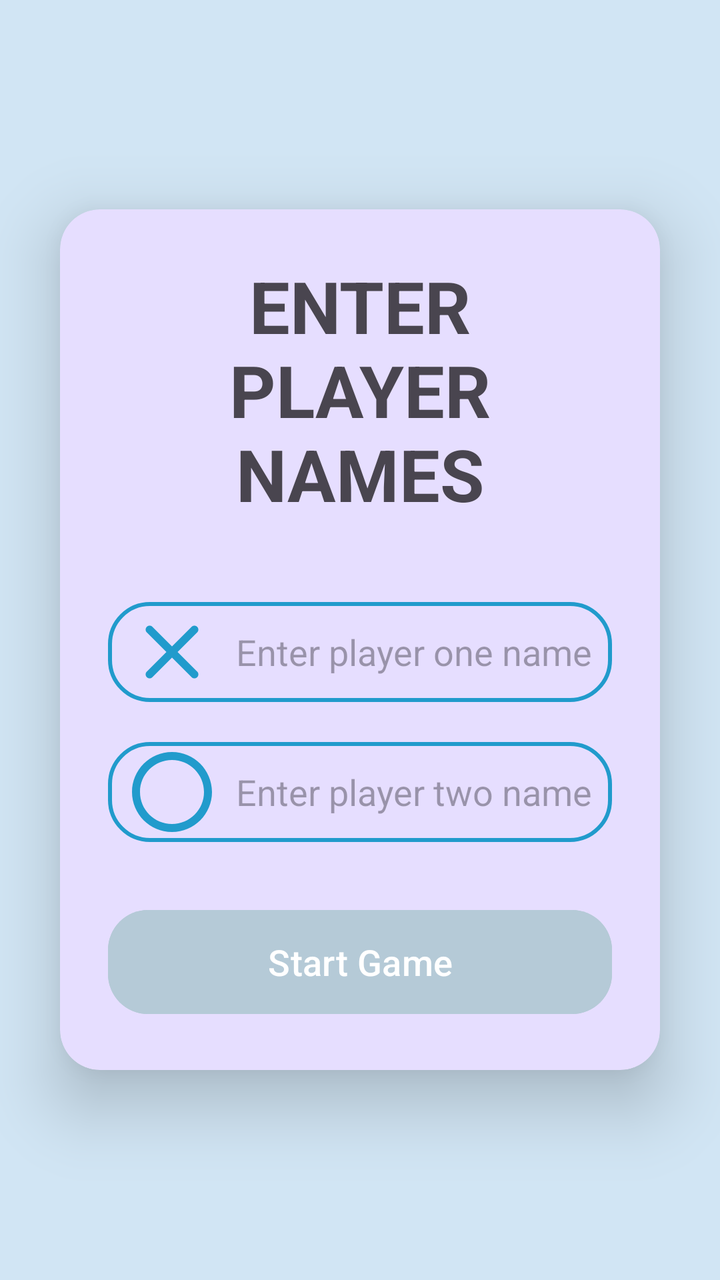
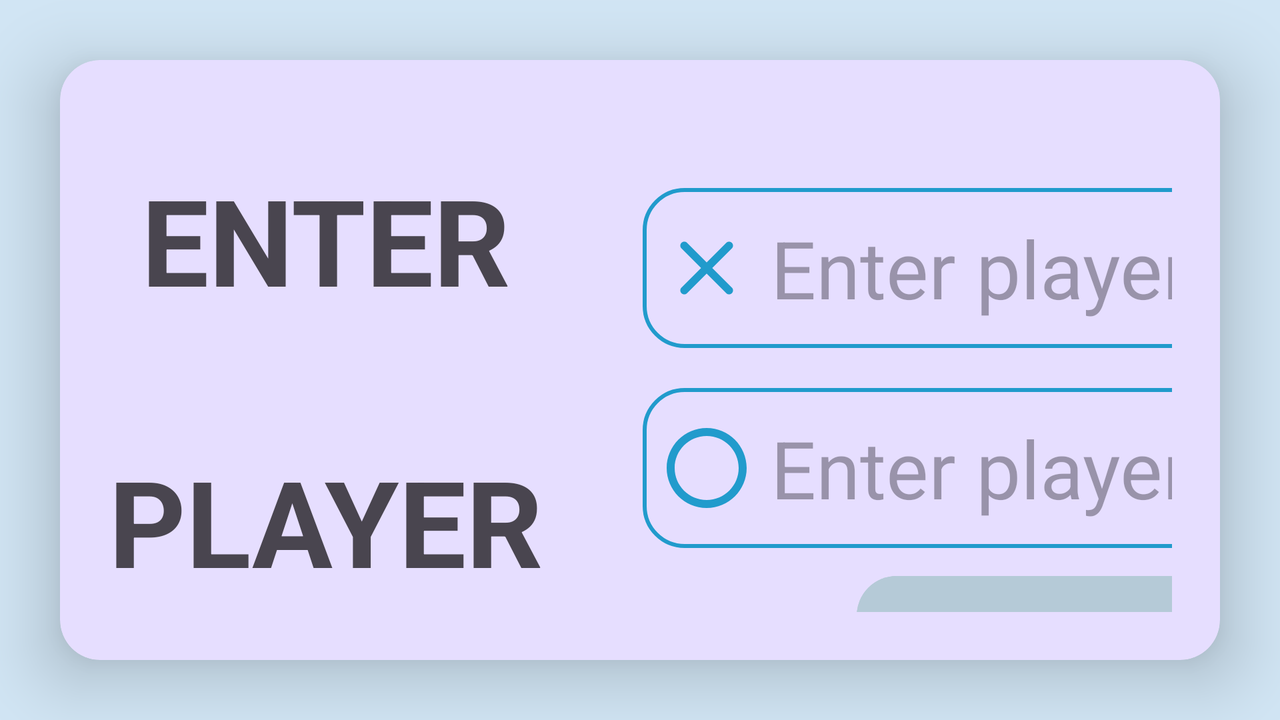

Two renders of one Android screen. The first uses the default layout on a phone; the second uses the alternative layout the repository ships for a different screen configuration, on a matching device. The two XML files are below.
<!-- AndroidManifest.xml: application theme Theme.MaterialYouTicTacToe -->
<!-- res/layout/activity_add_players.xml -->
<?xml version="1.0" encoding="utf-8"?>
<RelativeLayout
    xmlns:android="http://schemas.android.com/apk/res/android"
    xmlns:app="http://schemas.android.com/apk/res-auto"
    xmlns:tools="http://schemas.android.com/tools"
    android:layout_width="match_parent"
    android:layout_height="match_parent"
    android:orientation="vertical"
    android:gravity="center"
    android:background="@color/background"
    tools:context=".AddPlayers">

    <androidx.cardview.widget.CardView
        android:layout_width="match_parent"
        android:layout_height="wrap_content"
        android:layout_margin="30dp"
        app:cardBackgroundColor="@color/add_players_card"
        app:cardCornerRadius="20dp"
        app:cardElevation="20dp">

        <LinearLayout
            android:layout_width="match_parent"
            android:layout_height="wrap_content"
            android:orientation="vertical"
            android:layout_gravity="center_horizontal"
            android:padding="24dp">

            <TextView
                android:layout_width="match_parent"
                android:layout_height="wrap_content"
                android:text="@string/enter_n_players_names"
                android:textAlignment="center"
                android:textSize="36sp"
                android:textStyle="bold"/>

            <EditText
                android:layout_width="match_parent"
                android:layout_height="50dp"
                android:id="@+id/playerOne"
                android:background="@drawable/lavender_border"
                android:layout_marginTop="40dp"
                android:padding="8dp"
                android:maxLines="1"
                android:hint="@string/enter_player_one_name"
                android:maxLength="24"
                android:drawableLeft="@drawable/player_one"
                android:drawablePadding="8dp"/>

            <EditText
                android:layout_width="match_parent"
                android:layout_height="50dp"
                android:id="@+id/playerTwo"
                android:background="@drawable/lavender_border"
                android:layout_marginTop="20dp"
                android:padding="8dp"
                android:maxLines="1"
                android:maxLength="24"
                android:hint="@string/enter_player_two_name"
                android:drawableLeft="@drawable/player_two"
                android:drawablePadding="8dp"/>

            <com.google.android.material.button.MaterialButton
                android:layout_width="match_parent"
                android:layout_height="60dp"
                android:layout_marginTop="30dp"
                android:id="@+id/startGameButton"
                android:text="@string/start_game"
                android:textSize="18sp"
                android:backgroundTint="@color/buttons"
                app:cornerRadius = "20dp"/>

        </LinearLayout>

    </androidx.cardview.widget.CardView>

</RelativeLayout>
<!-- resources referenced by this layout -->
<resources>
  <color name="add_players_card">@color/material_dynamic_tertiary90</color>
  <color name="background">@color/material_dynamic_secondary90</color>
  <color name="buttons">@color/material_dynamic_secondary80</color>
  <!-- drawable lavender_border (drawable) -->
  <?xml version="1.0" encoding="utf-8"?>
  <shape xmlns:android="http://schemas.android.com/apk/res/android"
      android:shape="rectangle">
  
      <stroke
          android:width="2dp"
          android:color="@color/edit_text"/>
  
      <corners
          android:radius="20dp"/>
  
  </shape>
  <!-- drawable player_one (drawable) -->
  <vector android:height="48dp" android:tint="@color/players"
      android:viewportHeight="24" android:viewportWidth="24"
      android:width="48dp" xmlns:android="http://schemas.android.com/apk/res/android">
      <path android:fillColor="@android:color/white" android:pathData="M18.3,5.71c-0.39,-0.39 -1.02,-0.39 -1.41,0L12,10.59 7.11,5.7c-0.39,-0.39 -1.02,-0.39 -1.41,0 -0.39,0.39 -0.39,1.02 0,1.41L10.59,12 5.7,16.89c-0.39,0.39 -0.39,1.02 0,1.41 0.39,0.39 1.02,0.39 1.41,0L12,13.41l4.89,4.89c0.39,0.39 1.02,0.39 1.41,0 0.39,-0.39 0.39,-1.02 0,-1.41L13.41,12l4.89,-4.89c0.38,-0.38 0.38,-1.02 0,-1.4z"/>
  </vector>
  <!-- drawable player_two (drawable) -->
  <vector android:height="48dp" android:tint="@color/players"
      android:viewportHeight="24" android:viewportWidth="24"
      android:width="48dp" xmlns:android="http://schemas.android.com/apk/res/android">
      <path android:fillColor="@android:color/white" android:pathData="M12,2C6.48,2 2,6.48 2,12s4.48,10 10,10 10,-4.48 10,-10S17.52,2 12,2zM12,20c-4.42,0 -8,-3.58 -8,-8s3.58,-8 8,-8 8,3.58 8,8 -3.58,8 -8,8z"/>
  </vector>
  <string name="enter_n_players_names">ENTER\nPLAYER NAMES</string>
  <string name="enter_player_one_name">Enter player one name</string>
  <string name="enter_player_two_name">Enter player two name</string>
  <string name="start_game">Start Game</string>
  <style name="Theme.MaterialYouTicTacToe" parent="Theme.Material3.Light.NoActionBar">
          
          <item name="colorPrimary">@color/lavender</item>
          <item name="colorPrimaryVariant">@color/lavender</item>
          <item name="colorOnPrimary">@color/white</item>
          
          <item name="colorSecondary">@color/teal_200</item>
          <item name="colorSecondaryVariant">@color/teal_700</item>
          <item name="colorOnSecondary">@color/black</item>
          
          <item name="android:statusBarColor">@color/background</item>
          
          <item name="android:windowLightStatusBar">
              true
          </item>
          <item name="android:windowFullscreen">true</item>
          <item name="android:windowLayoutInDisplayCutoutMode">shortEdges</item>
          <item name="android:windowTranslucentStatus">true</item>
          <item name="android:windowTranslucentNavigation">true</item>
      </style>
  <color name="edit_text">@color/material_dynamic_primary60</color>
  <color name="players">@color/material_dynamic_primary60</color>
  <color name="lavender">#8692f7</color>
  <color name="white">#FFFFFFFF</color>
  <color name="teal_200">#FF03DAC5</color>
  <color name="teal_700">#FF018786</color>
  <color name="black">#FF000000</color>
</resources>
<!-- res/layout-w600dp-land/activity_add_players.xml (the repository's variant of the layout above) -->
<!-- drawn on the phone turned sideways -->
<?xml version="1.0" encoding="utf-8"?>
<RelativeLayout
    xmlns:android="http://schemas.android.com/apk/res/android"
    xmlns:app="http://schemas.android.com/apk/res-auto"
    xmlns:tools="http://schemas.android.com/tools"
    android:layout_width="match_parent"
    android:layout_height="match_parent"
    android:orientation="vertical"
    android:gravity="center"
    android:background="@color/background"
    tools:context=".AddPlayers">

    <androidx.cardview.widget.CardView
        android:layout_width="wrap_content"
        android:layout_height="wrap_content"
        android:layout_margin="30dp"
        app:cardBackgroundColor="@color/add_players_card"
        app:cardCornerRadius="20dp"
        app:cardElevation="20dp">

        <LinearLayout
            android:layout_width="match_parent"
            android:layout_height="wrap_content"
            android:orientation="vertical"
            android:layout_gravity="center_horizontal"
            android:padding="24dp">

            <GridLayout
                android:layout_width="wrap_content"
                android:layout_height="wrap_content"
                android:columnCount="3"
                android:rowCount="3"
                android:layout_gravity="center"
                tools:context=".MainActivity">

            <TextView
                android:layout_width="match_parent"
                android:layout_height="wrap_content"
                android:text="@string/enter_n_players_names_landscape"
                android:textAlignment="center"
                android:textSize="60sp"
                android:layout_rowSpan="3"
                android:layout_gravity="center"
                android:layout_marginEnd="50dp"
                android:textStyle="bold"/>

            <EditText
                android:layout_width="match_parent"
                android:layout_height="80dp"
                android:id="@+id/playerOne"
                android:background="@drawable/lavender_border"
                android:layout_marginTop="40dp"
                android:padding="8dp"
                android:maxLines="1"
                android:hint="@string/enter_player_one_name"
                android:textSize="40sp"
                android:maxLength="24"
                android:layout_row="0"
                android:layout_column="1"
                android:drawableLeft="@drawable/player_one"
                android:drawablePadding="8dp"/>

            <EditText
                android:layout_width="match_parent"
                android:layout_height="80dp"
                android:id="@+id/playerTwo"
                android:background="@drawable/lavender_border"
                android:layout_marginTop="20dp"
                android:padding="8dp"
                android:maxLines="1"
                android:maxLength="24"
                android:layout_row="1"
                android:layout_column="1"
                android:hint="@string/enter_player_two_name"
                android:textSize="40sp"
                android:drawableLeft="@drawable/player_two"
                android:drawablePadding="8dp"/>

            <com.google.android.material.button.MaterialButton
                android:layout_width="match_parent"
                android:layout_height="wrap_content"
                android:layout_marginTop="10dp"
                android:id="@+id/startGameButton"
                android:text="@string/start_game"
                android:textSize="40sp"
                android:layout_row="2"
                android:layout_column="1"
                android:layout_gravity="center"
                android:backgroundTint="@color/buttons"
                app:cornerRadius = "20dp"/>

            </GridLayout>

        </LinearLayout>

    </androidx.cardview.widget.CardView>

</RelativeLayout>
<!-- resources referenced by the variant -->
<!-- as the phone turned sideways resolves them -->
<resources>
  <color name="add_players_card">@color/material_dynamic_tertiary90</color>
  <color name="background">@color/material_dynamic_secondary90</color>
  <color name="buttons">@color/material_dynamic_secondary80</color>
  <!-- drawable lavender_border (drawable) -->
  <?xml version="1.0" encoding="utf-8"?>
  <shape xmlns:android="http://schemas.android.com/apk/res/android"
      android:shape="rectangle">
  
      <stroke
          android:width="2dp"
          android:color="@color/edit_text"/>
  
      <corners
          android:radius="20dp"/>
  
  </shape>
  <!-- drawable player_one (drawable) -->
  <vector android:height="48dp" android:tint="@color/players"
      android:viewportHeight="24" android:viewportWidth="24"
      android:width="48dp" xmlns:android="http://schemas.android.com/apk/res/android">
      <path android:fillColor="@android:color/white" android:pathData="M18.3,5.71c-0.39,-0.39 -1.02,-0.39 -1.41,0L12,10.59 7.11,5.7c-0.39,-0.39 -1.02,-0.39 -1.41,0 -0.39,0.39 -0.39,1.02 0,1.41L10.59,12 5.7,16.89c-0.39,0.39 -0.39,1.02 0,1.41 0.39,0.39 1.02,0.39 1.41,0L12,13.41l4.89,4.89c0.39,0.39 1.02,0.39 1.41,0 0.39,-0.39 0.39,-1.02 0,-1.41L13.41,12l4.89,-4.89c0.38,-0.38 0.38,-1.02 0,-1.4z"/>
  </vector>
  <!-- drawable player_two (drawable) -->
  <vector android:height="48dp" android:tint="@color/players"
      android:viewportHeight="24" android:viewportWidth="24"
      android:width="48dp" xmlns:android="http://schemas.android.com/apk/res/android">
      <path android:fillColor="@android:color/white" android:pathData="M12,2C6.48,2 2,6.48 2,12s4.48,10 10,10 10,-4.48 10,-10S17.52,2 12,2zM12,20c-4.42,0 -8,-3.58 -8,-8s3.58,-8 8,-8 8,3.58 8,8 -3.58,8 -8,8z"/>
  </vector>
  <string name="enter_n_players_names_landscape">ENTER\n\nPLAYER\n\nNAMES</string>
  <string name="enter_player_one_name">Enter player one name</string>
  <string name="enter_player_two_name">Enter player two name</string>
  <string name="start_game">Start Game</string>
  <style name="Theme.MaterialYouTicTacToe" parent="Theme.Material3.Light.NoActionBar">
          
          <item name="colorPrimary">@color/lavender</item>
          <item name="colorPrimaryVariant">@color/lavender</item>
          <item name="colorOnPrimary">@color/white</item>
          
          <item name="colorSecondary">@color/teal_200</item>
          <item name="colorSecondaryVariant">@color/teal_700</item>
          <item name="colorOnSecondary">@color/black</item>
          
          <item name="android:statusBarColor">@color/background</item>
          
          <item name="android:windowLightStatusBar">
              true
          </item>
          <item name="android:windowFullscreen">true</item>
          <item name="android:windowLayoutInDisplayCutoutMode">shortEdges</item>
          <item name="android:windowTranslucentStatus">true</item>
          <item name="android:windowTranslucentNavigation">true</item>
      </style>
  <color name="edit_text">@color/material_dynamic_primary60</color>
  <color name="players">@color/material_dynamic_primary60</color>
  <color name="lavender">#8692f7</color>
  <color name="white">#FFFFFFFF</color>
  <color name="teal_200">#FF03DAC5</color>
  <color name="teal_700">#FF018786</color>
  <color name="black">#FF000000</color>
</resources>
